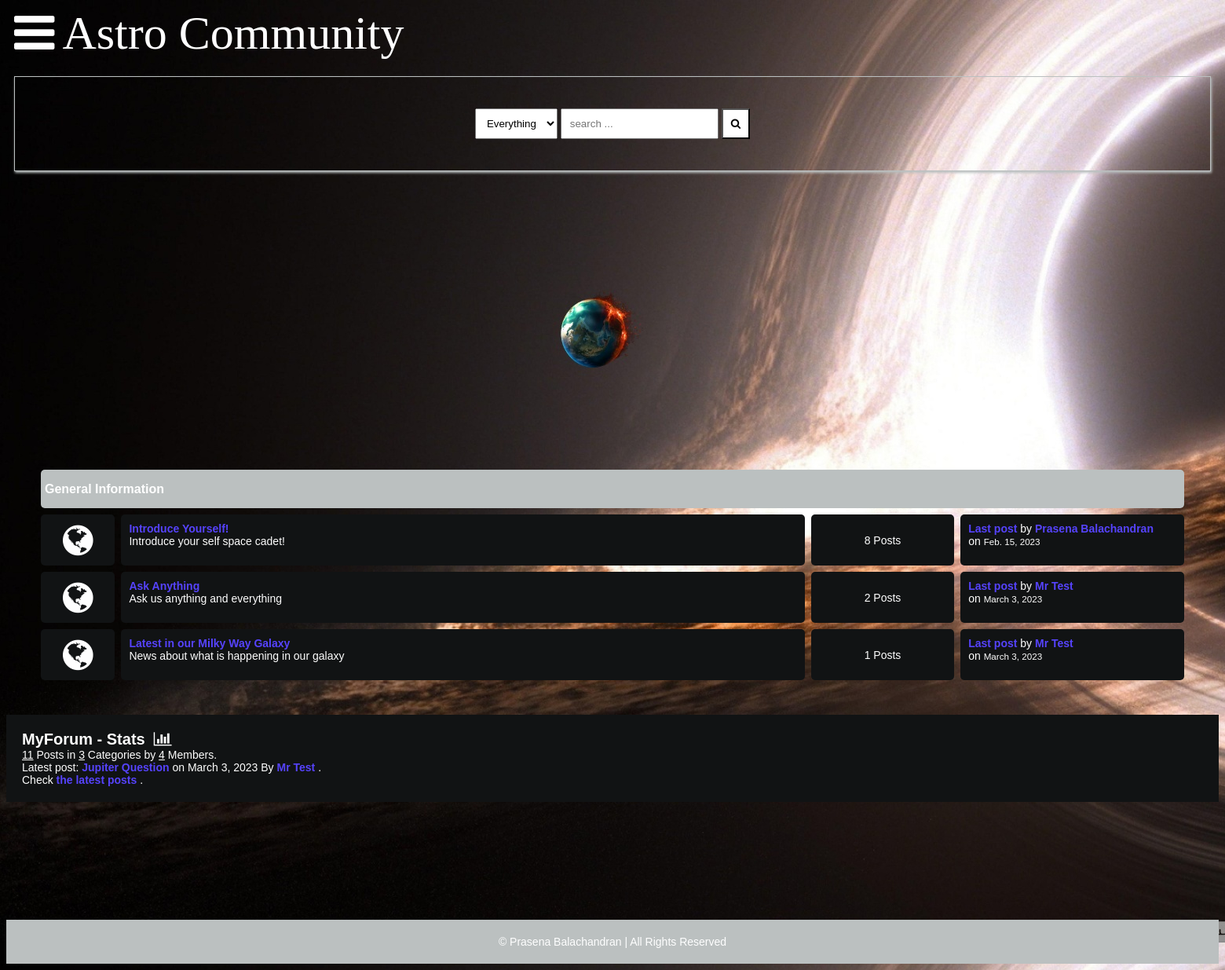
The app's page /, older data.
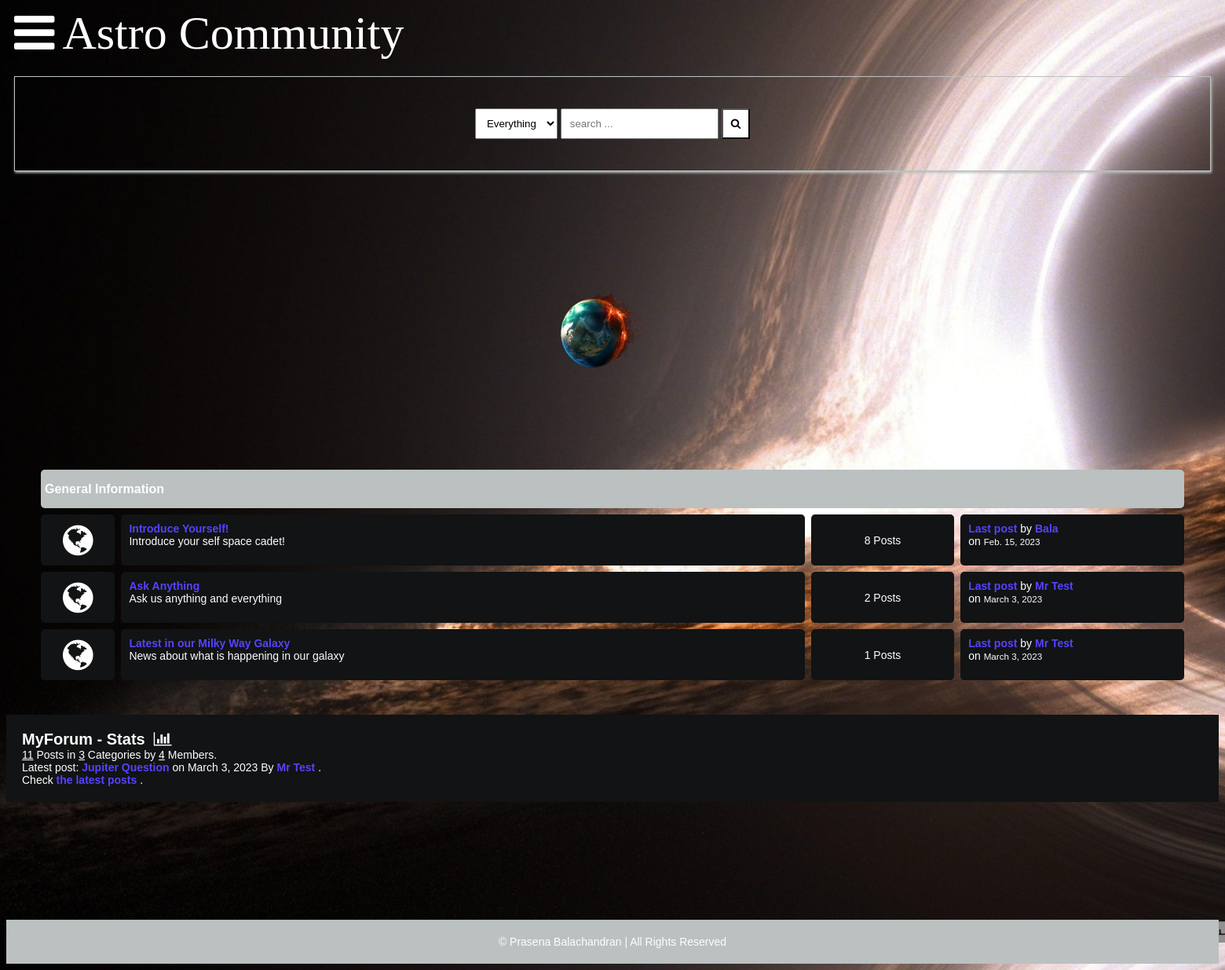
The same page, newer data.
### main/models.py (models this page shows, shortened)
class Category(models.Model):
    title = models.CharField(max_length=50)
    slug = models.SlugField(max_length=400, unique=True, blank=True)
    description = models.TextField(default="description")
    class Meta:
        verbose_name_plural = "categories"
    def get_url(self):
        return reverse("posts", kwargs={
            "slug": self.slug
        })
    @property
    def num_posts(self):
        return Post.objects.filter(categories=self).count()
    @property
    def last_post(self):
        return Post.objects.filter(categories=self).latest("date")

class Post(models.Model):
    title = models.CharField(max_length=400)
    slug = models.SlugField(max_length=400, unique=True, blank=True)
    user = models.ForeignKey(Author, on_delete=models.CASCADE)
    content = HTMLField()
    categories = models.ManyToManyField(Category)
    date = models.DateTimeField(auto_now_add=True)
    approved = models.BooleanField(default=False)
    hit_count_generic = GenericRelation(
        HitCount,
        object_id_field='object_pk',
        related_query_name='hit_count_generic_relation'
    )
    tags = TaggableManager()
    comments = models.ManyToManyField(Comment, blank=True)
    closed = models.BooleanField(default=False)
    state = models.CharField(max_length=40, default="zero")
    def get_url(self):
        return reverse("detail", kwargs={
            "slug": self.slug
        })

class Author(models.Model):
    user = models.ForeignKey(User, on_delete=models.CASCADE)
    fullname = models.CharField(max_length=40, blank=True)
    slug = slug = models.SlugField(max_length=400, unique=True, blank=True)
    bio = HTMLField()
    points = models.IntegerField(default=0)
    profile_pic = ResizedImageField(
        size=[50, 80],
        quality=100,
        upload_to="authors",
        default=None,
        null=True,
        blank=True
    )

### main/views.py (the view)
# urls.py: path("", home, name="home"),
def home(request):
    forums = Category.objects.all()
    num_posts = Post.objects.all().count()
    num_users = User.objects.all().count()
    num_categories = forums.count()
    try:
        last_post = Post.objects.latest("date")
    except Post.DoesNotExist:
        last_post = []
    context = {
        "forums": forums,
        "num_posts": num_posts,
        "num_users": num_users,
        "num_categories": num_categories,
        "last_post": last_post,
        "title": "ASTRO forum app"
    }
    return render(request, "index.html", context)

### main/context_processors.py (called while the page is built, shortened)
def searchFunction(request):
    search_context = {}
    posts = Post.objects.all()
    return search_context

### templates/index.html
{% extends 'base.html' %} {% block content %}
<div class="container">
    <div class="video-wrapper">
        <video playsinline autoplay muted loop>
            <source src="static/assets/videos/moon.mp4" type="video/webm">
        </video>
    </div>
    <div class="subforum">
        <div class="subforum-title">
            <h1>General Information</h1>
        </div>
        {% for forum in forums %}
        <div class="subforum-row">
            <div class="subforum-icon subforum-column center">
                <i class="fa fa-globe center"></i>
            </div>
            <div class="subforum-description subforum-column">
                <h4><a href="{{forum.get_url}}">{{forum.title}}</a></h4>
                <p>{{forum.description}}</p>
            </div>
            <div class="subforum-stats subforum-column center">
                <span>{{forum.num_posts}} Posts</span>
            </div>
            <div class="subforum-info subforum-column">
                <b><a href="{{forum.last_post.get_url}}">Last post</a></b> by <a href="">{{forum.last_post.user.fullname|title}}</a> <br>
                on <small>{{forum.last_post.date|date}}</small>
            </div>
        </div>
        {% endfor %}
    </div>
</div>
<div class="forum-info">
    <div class="chart">MyForum - Stats &nbsp;<i class="fa fa-bar-chart"></i></div>
    <span><u>{{num_posts}}</u> Posts in <u>{{num_categories}}</u> Categories by <u>{{num_users}}</u> Members.</span><br>
    {% if forums %}
    <span>
        Latest post: <b><a href="{{last_post.get_url}}">{{last_post.title}}</a></b> on {{last_post.date|date}} By <a href="">{{last_post.user.fullname|title}}</a>
    </span>
    .<br>
    <span>Check <a href="{% url 'latest_posts' %}">the latest posts</a> .</span><br>
    {% endif %}
</div>
{% endblock content %}

Row changes from the older to the newer data that the page shows:
changed through a linked row, Category "Introduce Yourself!": last_post.user.fullname "Prasena Balachandran" → "Bala"
